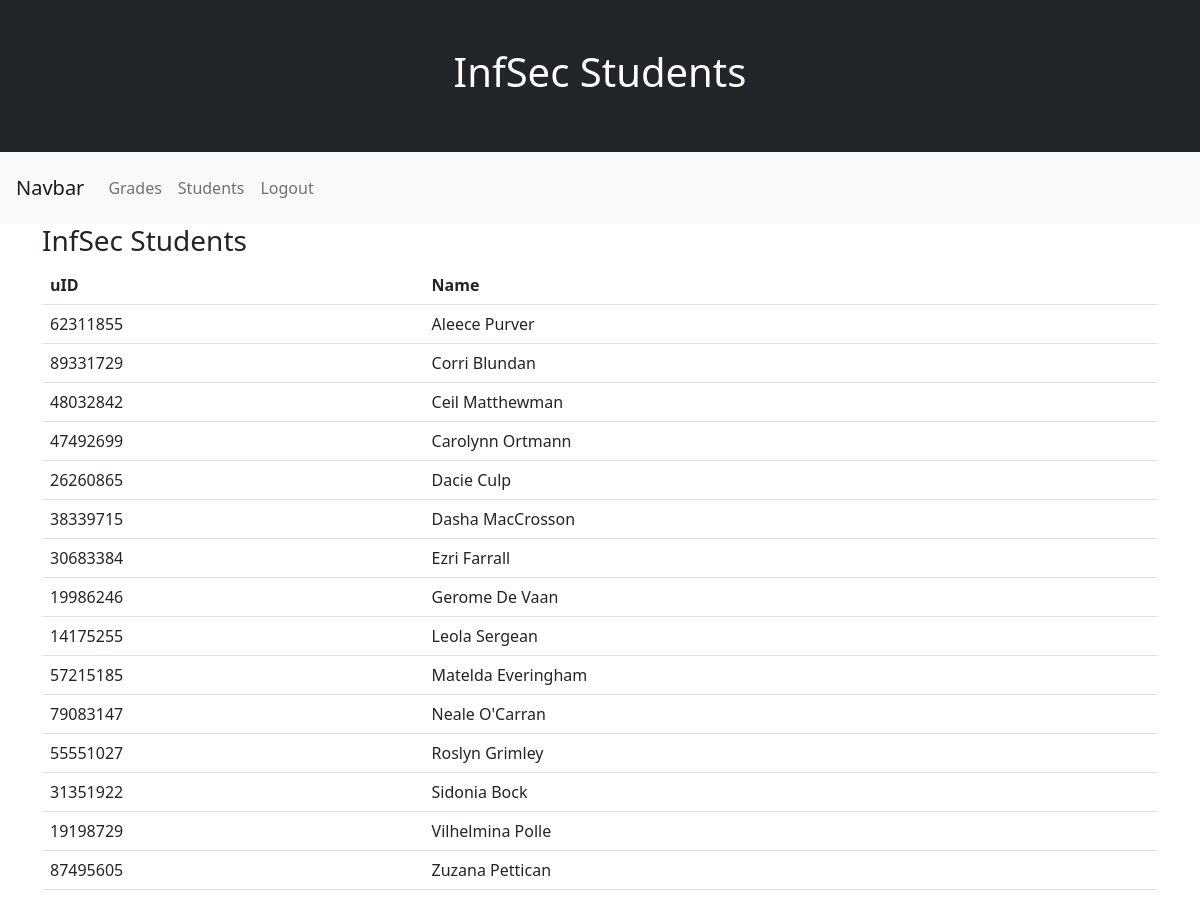
The app's page /studentTable.php with its own data.
### tables this page shows
CREATE TABLE `students` (
  `uid` varchar(10) NOT NULL,
  `matrnr` int(8) NOT NULL,
  `firstname` varchar(100) NOT NULL,
  `lastname` varchar(100) NOT NULL
);

### dbSetup.php (called while the page is built, shortened)
<?php
    $db = new mysqli("localhost", "root", "", "infsec") or die("Fehler bei Datenbankverbindung");
    class Database {
        protected $connection;
        public function __construct() {
            global $db;
            $this->connection = &$db;
        }
        public function getStudents() {
            $query = "SELECT * FROM students";
            $result = $this->connection->query($query) or die("Error on selecting students");
           return $result;
        }
    }
    $databaseHelper = new Database();
?>

### studentTable.php (the view, shortened to what this page needs)
<!DOCTYPE html>
<html lang="en" xmlns="http://www.w3.org/1999/html">
<head>
    <?php require_once("htmlIncludes.php") ?>
</head>
<body>
<div class="p-5 bg-dark text-white text-center">
    <h1>InfSec Students</h1>
</div>
<?php require_once("navbar.php"); ?>
<div class="container">
    <div class="row">
        <h3>InfSec Students</h3>
        <div class="container">
            <div class="table-responsive">
            <form action="delStudent.php" method="POST" id="mainForm">
                <table class="table table-hover">
                    <thead>
                    <tr>
                        <th>uID</th>
                        <th>Name</th>
                    </tr>
                    </thead>
                    <tbody>
                    <?php $upcoming = $databaseHelper->getStudents();
                    foreach ($upcoming as $item) : ?>
                        <tr>
                            <td><?php echo $item['matrnr']; ?>  </td>
                            <td><?php echo $item['firstname'] . " " . $item['lastname']; ?>  </td>
                        </tr>
                        <?php endforeach; ?>
                    </tbody>
                </table>
               </form
            </div>
        </div>
    </div>
</div>
</body>
</html>

### htmlIncludes.php (shortened to what this page needs)
<link href="https://cdn.jsdelivr.net/npm/bootstrap@5.2.0-beta1/dist/css/bootstrap.min.css" rel="stylesheet">

### navbar.php (shortened to what this page needs)
<nav class="navbar navbar-expand-lg navbar-light bg-light p-3">
    <a class="navbar-brand" href="index.php">Navbar</a>
    <div class="collapse navbar-collapse" id="navbarNav">
        <ul class="navbar-nav">
            <li class="nav-item active">
                <a class="nav-link" href="gradeTable.php">Grades</a>
            </li>
            <li class="nav-item">
                <a class="nav-link" href="studentTable.php">Students</a>
            </li>
            <li class="nav-item">
                <a class="nav-link" href="logout.php">Logout</a>
            </li>
        </ul>
    </div>
</nav>

### records on screen
students: matrnr "62311855", firstname "Aleece", lastname "Purver"
students: matrnr "89331729", firstname "Corri", lastname "Blundan"
students: matrnr "48032842", firstname "Ceil", lastname "Matthewman"
students: matrnr "47492699", firstname "Carolynn", lastname "Ortmann"
students: matrnr "26260865", firstname "Dacie", lastname "Culp"
students: matrnr "38339715", firstname "Dasha", lastname "MacCrosson"
students: matrnr "30683384", firstname "Ezri", lastname "Farrall"
students: matrnr "19986246", firstname "Gerome", lastname "De Vaan"
students: matrnr "14175255", firstname "Leola", lastname "Sergean"
students: matrnr "57215185", firstname "Matelda", lastname "Everingham"
students: matrnr "79083147", firstname "Neale", lastname "O'Carran"
students: matrnr "55551027", firstname "Roslyn", lastname "Grimley"
students: matrnr "31351922", firstname "Sidonia", lastname "Bock"
students: matrnr "19198729", firstname "Vilhelmina", lastname "Polle"
students: matrnr "87495605", firstname "Zuzana", lastname "Pettican"
